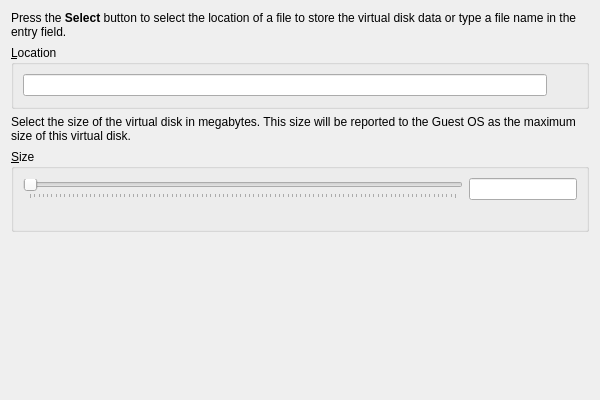
<?xml version="1.0" encoding="UTF-8"?>
<ui version="4.0">
 <comment>
 VBox frontends: Qt4 GUI ("VirtualBox"):

     Copyright (C) 2009-2011 Oracle Corporation

     This file is part of VirtualBox Open Source Edition (OSE), as
     available from http://www.virtualbox.org. This file is free software;
     you can redistribute it and/or modify it under the terms of the GNU
     General Public License (GPL) as published by the Free Software
     Foundation, in version 2 as it comes in the "COPYING" file of the
     VirtualBox OSE distribution. VirtualBox OSE is distributed in the
     hope that it will be useful, but WITHOUT ANY WARRANTY of any kind.
 </comment>
 <class>UINewHDWizardPageOptions</class>
 <widget class="QWidget" name="UINewHDWizardPageOptions">
  <property name="geometry">
   <rect>
    <x>0</x>
    <y>0</y>
    <width>600</width>
    <height>400</height>
   </rect>
  </property>
  <property name="sizePolicy">
   <sizepolicy hsizetype="Minimum" vsizetype="Minimum">
    <horstretch>0</horstretch>
    <verstretch>0</verstretch>
   </sizepolicy>
  </property>
  <layout class="QVBoxLayout" name="m_pMainLayout">
   <property name="bottomMargin" >
    <number>0</number>
   </property>
   <item>
    <widget class="QILabel" name="m_pLabel1">
     <property name="wordWrap">
      <bool>true</bool>
     </property>
     <property name="text">
      <string>&lt;p&gt;Press the &lt;b&gt;Select&lt;/b&gt; button to select the location of a file to store the virtual disk data or type a file name in the entry field.&lt;/p&gt;</string>
     </property>
    </widget>
   </item>
   <item>
    <widget class="QGroupBox" name="m_pLocationCnt">
     <property name="title">
      <string>&amp;Location</string>
     </property>
     <layout class="QHBoxLayout" name="m_pOptionsLayout">
      <item>
       <widget class="QLineEdit" name="m_pLocationEditor"/>
      </item>
      <item>
       <widget class="QIToolButton" name="m_pLocationSelector">
        <property name="autoRaise">
         <bool>true</bool>
        </property>
       </widget>
      </item>
     </layout>
    </widget>
   </item>
   <item>
    <widget class="QILabel" name="m_pLabel2">
     <property name="wordWrap">
      <bool>true</bool>
     </property>
     <property name="text">
      <string>&lt;p&gt;Select the size of the virtual disk in megabytes. This size will be reported to the Guest OS as the maximum size of this virtual disk.&lt;/p&gt;</string>
     </property>
    </widget>
   </item>
   <item>
    <widget class="QGroupBox" name="m_pSizeCnt">
     <property name="title">
      <string>&amp;Size</string>
     </property>
     <layout class="QGridLayout" name="m_pSizeLayout">
      <item row="0" column="0" colspan="3">
       <widget class="QSlider" name="m_pSizeSlider">
        <property name="sizePolicy">
         <sizepolicy hsizetype="Expanding" vsizetype="Fixed">
          <horstretch>0</horstretch>
          <verstretch>0</verstretch>
         </sizepolicy>
        </property>
        <property name="orientation">
         <enum>Qt::Horizontal</enum>
        </property>
        <property name="tickPosition">
         <enum>QSlider::TicksBelow</enum>
        </property>
       </widget>
      </item>
      <item row="0" column="3">
       <widget class="QILineEdit" name="m_pSizeEditor">
        <property name="sizePolicy">
         <sizepolicy hsizetype="Preferred" vsizetype="Fixed">
          <horstretch>0</horstretch>
          <verstretch>0</verstretch>
         </sizepolicy>
        </property>
       </widget>
      </item>
      <item row="1" column="0">
       <widget class="QLabel" name="m_pSizeMin">
        <property name="sizePolicy">
         <sizepolicy hsizetype="Maximum" vsizetype="Preferred">
          <horstretch>0</horstretch>
          <verstretch>0</verstretch>
         </sizepolicy>
        </property>
       </widget>
      </item>
      <item row="1" column="1">
       <spacer name="m_pSizeSpacer">
        <property name="orientation">
         <enum>Qt::Horizontal</enum>
        </property>
        <property name="sizeHint" stdset="0">
         <size>
          <width>0</width>
          <height>0</height>
         </size>
        </property>
       </spacer>
      </item>
      <item row="1" column="2">
       <widget class="QLabel" name="m_pSizeMax">
        <property name="sizePolicy">
         <sizepolicy hsizetype="Maximum" vsizetype="Preferred">
          <horstretch>0</horstretch>
          <verstretch>0</verstretch>
         </sizepolicy>
        </property>
       </widget>
      </item>
     </layout>
    </widget>
   </item>
   <item>
    <spacer name="m_pSpacer">
     <property name="sizeHint" stdset="0">
      <size>
       <width>0</width>
       <height>0</height>
      </size>
     </property>
    </spacer>
   </item>
  </layout>
 </widget>
 <customwidgets>
  <customwidget>
   <class>QIToolButton</class>
   <extends>QToolButton</extends>
   <header>QIToolButton.h</header>
  </customwidget>
  <customwidget>
   <class>QILabel</class>
   <extends>QLabel</extends>
   <header>QILabel.h</header>
  </customwidget>
  <customwidget>
   <class>QILineEdit</class>
   <extends>QLineEdit</extends>
   <header>QILineEdit.h</header>
  </customwidget>
 </customwidgets>
 <resources/>
 <connections/>
</ui>
